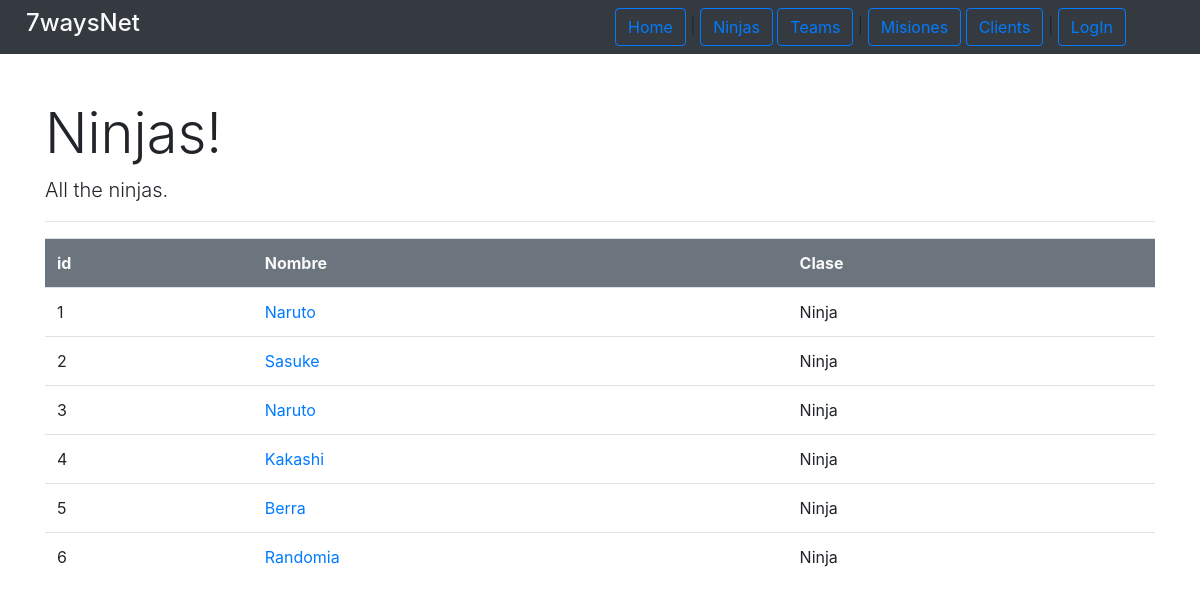
/ninjas/allNinjas/, run on the app's committed database.
### ninjas/models.py (models this page shows, shortened)
class Ninja(models.Model):
    name = models.CharField(max_length=200)
    age = models.IntegerField()
    clan = models.CharField(max_length=200)
    birth_date = models.DateTimeField('birth')
    gender = models.CharField(max_length=10)
    skills = models.ManyToManyField(Skill, blank=True)
    user = models.OneToOneField(User,on_delete=models.CASCADE)
    invocations = models.ManyToManyField(Invocation, blank=True)
    team = models.ForeignKey(Team, on_delete=models.CASCADE, default=None, null=True, blank=True)
    def ninja_class(self):
        return type(self).__name__
    """ class Meta:
        abstract = True """

### ninjas/views.py (the view)
# urls.py: path('allNinjas/', views.ShowAllNinjasView.as_view(), name='show_all_ninjas'),
class ShowAllNinjasView(generic.ListView):
    template_name = 'ninjas/show_all_ninjas.html'
    context_object_name = 'all_ninjas_list'
    def get_queryset(self):
        return Ninja.objects.all()

### ninjas/templates/ninjas/show_all_ninjas.html (shortened to what this page needs)
{%extends 'base.html'%}
{% block header %}
    <div class="page-header">
        <h1 class="display-4"> Ninjas! </h1>
    </div>
    <p class="lead"> All the ninjas.</p>
{% endblock %}
{%  block content %}
{% if all_ninjas_list %}
    <table class="table">
        <tr class="bg-secondary text-light ">
            <th>id</th><th>Nombre</th><th>Clase</th>
        </tr>
        {% for ninja in all_ninjas_list %}
            <tr>
                <td> {{ninja.id}}</td>
                <td><a href="{% url 'ninjas:profile' ninja.pk %}"> {{ninja.name}}</a></td>
                <td>{{ninja.ninja_class}} </td>
            </tr>
        {% endfor %}
    </table>
{% else %}
    <p>No ninjas in database.</p>
{% endif %}
{% endblock%}

### static/mystyle.css (style rules this page uses)
.page-header { display: flex; justify-content: space-between; align-items: center; }

### data on the page
Ninja: id "1", name "Naruto", ninja_class "Ninja"
Ninja: id "2", name "Sasuke", ninja_class "Ninja"
Ninja: id "3", name "Naruto", ninja_class "Ninja"
Ninja: id "4", name "Kakashi", ninja_class "Ninja"
Ninja: id "5", name "Berra", ninja_class "Ninja"
Ninja: id "6", name "Randomia", ninja_class "Ninja"
